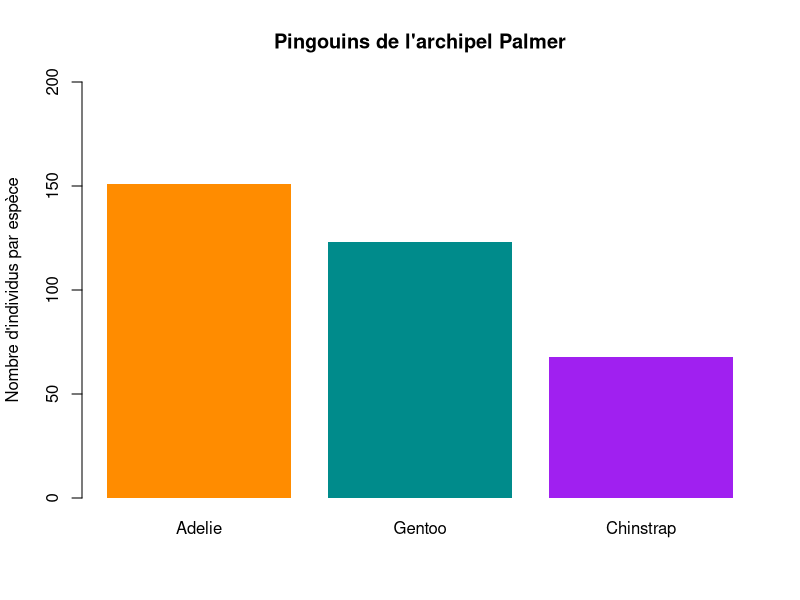

This figure's R source: (Note: this script raises an error after producing the figure.)
# Ateliers codons
# Introduction a R Markdown
# 2022-11-14

# Importer les donnees ----

pingouins <- read.csv("data/pingouins_propre.csv")

# Explorer les donnees ----

str(pingouins)

# Representer les donnees ----

# Barplot : nombre d'individus par espece
barplot(sort(table(pingouins$espece), decreasing = TRUE),
        col = c("Adelie" = "darkorange",
                "Chinstrap" = "cyan4",
                "Gentoo" = "purple"),
        border = NA,
        main = "Pingouins de l'archipel Palmer",
        ylab = "Nombre d'individus par espèce",
        ylim = c(0, 200))

# Boxplot : ratio du bec en fonction de l'espece
boxplot(pingouins$ratio_bec ~ pingouins$espece,
        col = NA,
        border = c("Adelie" = "darkorange",
                   "Chinstrap" = "cyan4",
                   "Gentoo" = "purple"),
        pch = 20,
        main = "Rapport entre la longueur et la hauteur du bec",
        xlab = "",
        ylab = "Ratio")

# Histogramme : distribution de la masse corporelle
hist(pingouins$masse_corporelle_g / 1000,
     breaks = 20,
     col = "lightblue",
     border = "darkblue",
     ylim = c(0, 50),
     main = "Distribution de la masse corporelle",
     xlab = "Masse (kgs)",
     ylab = "Fréquence")

# Scatter plot : longueur des ailes vs longueur du bec
pingouins$couleur[pingouins$espece == "Adelie"] <- "darkorange"
pingouins$couleur[pingouins$espece == "Chinstrap"] <- "purple"
pingouins$couleur[pingouins$espece == "Gentoo"] <- "cyan4"
plot(x = pingouins$longueur_aile_mm, y = pingouins$longueur_bec_mm,
     col = pingouins$couleur,
     pch = 20,
     main = "Relation entre la longueur des ailes et la longueur du bec",
     xlab = "Longueur des ailes (mm)",
     ylab = "Longueur du bec (mm)")
legend(legend = sort(unique(pingouins$espece)),
       x = 215,
       y = 40,
       col = c("darkorange", "purple", "cyan4"),
       pch = 19)
